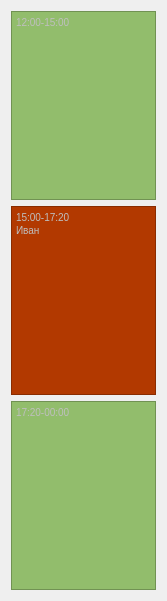
                     <widget class="QWidget" name="scrollAreaWidgetContents_6">
                      <property name="geometry">
                       <rect>
                        <x>0</x>
                        <y>0</y>
                        <width>167</width>
                        <height>601</height>
                       </rect>
                      </property>
                      <layout class="QVBoxLayout" name="verticalLayout_18">
                       <item>
                        <widget class="QTextEdit" name="textEdit_14">
                         <property name="enabled">
                          <bool>false</bool>
                         </property>
                         <property name="minimumSize">
                          <size>
                           <width>0</width>
                           <height>50</height>
                          </size>
                         </property>
                         <property name="maximumSize">
                          <size>
                           <width>16777215</width>
                           <height>16777215</height>
                          </size>
                         </property>
                         <property name="styleSheet">
                          <string notr="true">background-color: rgb(146, 189, 108);</string>
                         </property>
                         <property name="html">
                          <string>&lt;!DOCTYPE HTML PUBLIC &quot;-//W3C//DTD HTML 4.0//EN&quot; &quot;http://www.w3.org/TR/REC-html40/strict.dtd&quot;&gt;
&lt;html&gt;&lt;head&gt;&lt;meta name=&quot;qrichtext&quot; content=&quot;1&quot; /&gt;&lt;style type=&quot;text/css&quot;&gt;
p, li { white-space: pre-wrap; }
&lt;/style&gt;&lt;/head&gt;&lt;body style=&quot; font-family:'MS Shell Dlg 2'; font-size:9.75pt; font-weight:400; font-style:normal;&quot;&gt;
&lt;p style=&quot; margin-top:0px; margin-bottom:0px; margin-left:0px; margin-right:0px; -qt-block-indent:0; text-indent:0px;&quot;&gt;&lt;span style=&quot; font-size:7.8pt;&quot;&gt;12:00-15:00&lt;/span&gt;&lt;/p&gt;&lt;/body&gt;&lt;/html&gt;</string>
                         </property>
                        </widget>
                       </item>
                       <item>
                        <widget class="QTextEdit" name="textEdit_15">
                         <property name="enabled">
                          <bool>false</bool>
                         </property>
                         <property name="minimumSize">
                          <size>
                           <width>0</width>
                           <height>50</height>
                          </size>
                         </property>
                         <property name="maximumSize">
                          <size>
                           <width>16777215</width>
                           <height>16777215</height>
                          </size>
                         </property>
                         <property name="styleSheet">
                          <string notr="true">background-color: rgb(178, 57, 0);</string>
                         </property>
                         <property name="html">
                          <string>&lt;!DOCTYPE HTML PUBLIC &quot;-//W3C//DTD HTML 4.0//EN&quot; &quot;http://www.w3.org/TR/REC-html40/strict.dtd&quot;&gt;
&lt;html&gt;&lt;head&gt;&lt;meta name=&quot;qrichtext&quot; content=&quot;1&quot; /&gt;&lt;style type=&quot;text/css&quot;&gt;
p, li { white-space: pre-wrap; }
&lt;/style&gt;&lt;/head&gt;&lt;body style=&quot; font-family:'MS Shell Dlg 2'; font-size:9.75pt; font-weight:400; font-style:normal;&quot;&gt;
&lt;p style=&quot; margin-top:0px; margin-bottom:0px; margin-left:0px; margin-right:0px; -qt-block-indent:0; text-indent:0px;&quot;&gt;&lt;span style=&quot; font-size:7.8pt;&quot;&gt;15:00-17:20&lt;/span&gt;&lt;/p&gt;
&lt;p style=&quot; margin-top:0px; margin-bottom:0px; margin-left:0px; margin-right:0px; -qt-block-indent:0; text-indent:0px;&quot;&gt;&lt;span style=&quot; font-size:7.8pt;&quot;&gt;Иван&lt;/span&gt;&lt;/p&gt;&lt;/body&gt;&lt;/html&gt;</string>
                         </property>
                        </widget>
                       </item>
                       <item>
                        <widget class="QTextEdit" name="textEdit_16">
                         <property name="enabled">
                          <bool>false</bool>
                         </property>
                         <property name="minimumSize">
                          <size>
                           <width>0</width>
                           <height>50</height>
                          </size>
                         </property>
                         <property name="maximumSize">
                          <size>
                           <width>16777215</width>
                           <height>16777215</height>
                          </size>
                         </property>
                         <property name="styleSheet">
                          <string notr="true">background-color: rgb(146, 189, 108);</string>
                         </property>
                         <property name="html">
                          <string>&lt;!DOCTYPE HTML PUBLIC &quot;-//W3C//DTD HTML 4.0//EN&quot; &quot;http://www.w3.org/TR/REC-html40/strict.dtd&quot;&gt;
&lt;html&gt;&lt;head&gt;&lt;meta name=&quot;qrichtext&quot; content=&quot;1&quot; /&gt;&lt;style type=&quot;text/css&quot;&gt;
p, li { white-space: pre-wrap; }
&lt;/style&gt;&lt;/head&gt;&lt;body style=&quot; font-family:'MS Shell Dlg 2'; font-size:9.75pt; font-weight:400; font-style:normal;&quot;&gt;
&lt;p style=&quot; margin-top:0px; margin-bottom:0px; margin-left:0px; margin-right:0px; -qt-block-indent:0; text-indent:0px;&quot;&gt;&lt;span style=&quot; font-size:7.8pt;&quot;&gt;17:20-00:00&lt;/span&gt;&lt;/p&gt;&lt;/body&gt;&lt;/html&gt;</string>
                         </property>
                        </widget>
                       </item>
                      </layout>
                     </widget>
